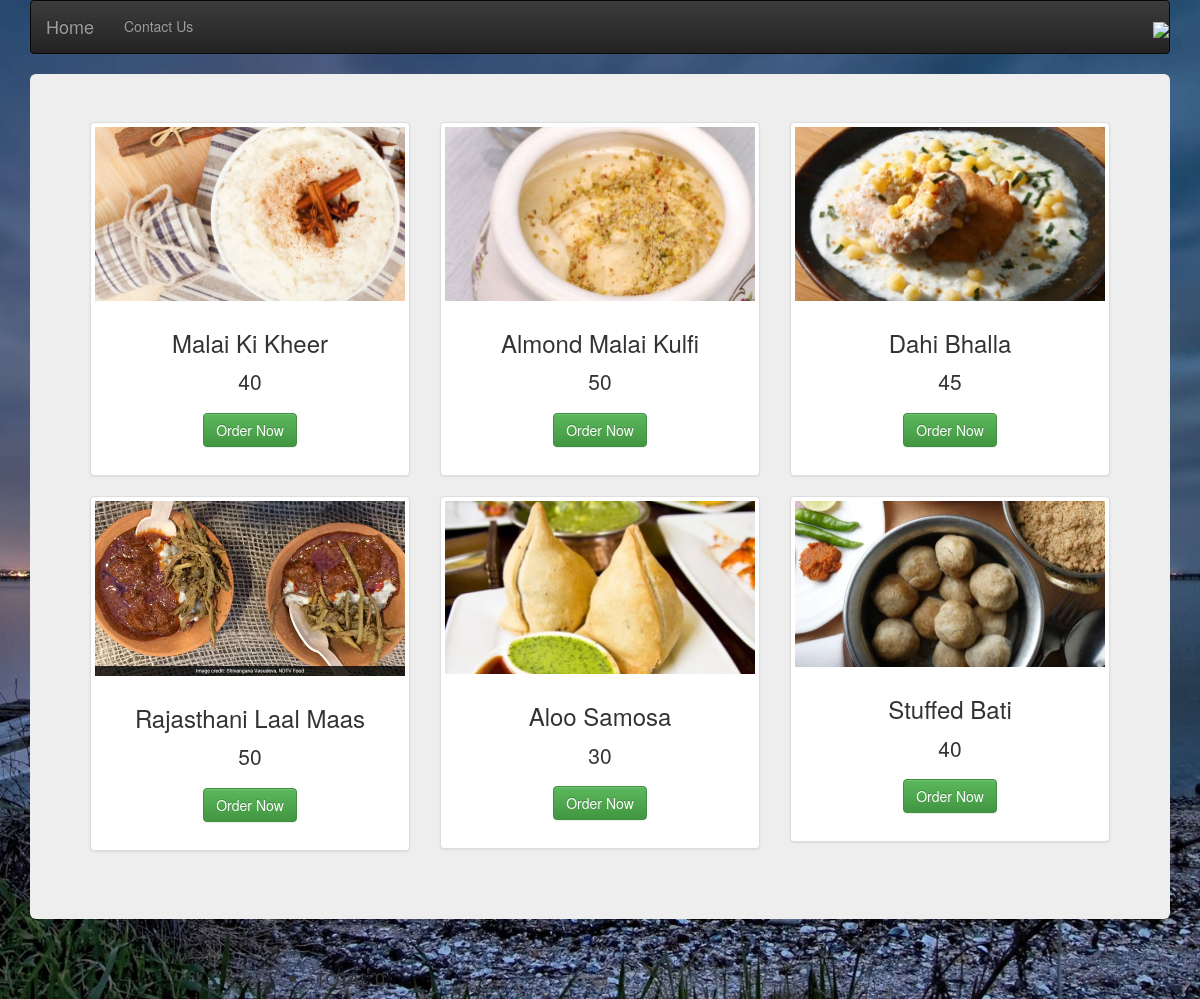
The app's page /restaurant_app/north_indian_dinner/ with its own data.
### restaurant_app/models.py (models this page shows)
class north_dinner(models.Model):
    name=models.CharField(max_length=25)
    image=models.ImageField(upload_to='media/media/pics')
    rupees=models.IntegerField()

### restaurant_app/views.py (the view)
# urls.py: url('north_indian_dinner/',views.north_indian_dinner,name='north_indian_dinner'),
def north_indian_dinner(request):
    about=north_dinner.objects.all()
    return render(request,'restaurant_app/north_indian_dinner.html',{'about':about})

### templates/restaurant_app/north_indian_dinner.html (shortened to what this page needs)
{% load static %}
<!DOCTYPE html>
<html>
<head>
  <link rel="stylesheet" href="https://maxcdn.bootstrapcdn.com/bootstrap/3.3.7/css/bootstrap.min.css">
  <link rel="stylesheet" href="{% static 'css/north_indian_dinner.css' %}">
</head>
<body class="night">
  <div class="container">
      <nav class="navbar navbar-inverse">
        <ul class="nav navbar-nav">
          <li><a class="navbar-brand" href="#"><p id="id1">Home</p></a></li>
          <li><a class="navbar-link" href="#">Contact Us</a></li>
        </ul>
        <ul class="nav navbar-nav navbar-right">
          <li><a class="nav-link"  onclick="https://img.icons8.com/office/2x/add-shopping-cart.png" href="{% url 'restaurant_app:ordered_item' %}"><img src="https://img.icons8.com/office/2x/add-shopping-cart.png" height="30px"></a></li>
        </ul>
      </nav>
  </div>
  <div class="container">
    <div class="jumbotron">
     <div class="row">
      {% for item in about %}
        {% if forloop.counter <= 3 %}
             <div class = "col-sm-6 col-md-4">
               <div class="thumbnail">
                <img class="picture" src="{{ item.image.url }}">
                <div class="caption">
                  <h3 class="text-center" id="item{{item.id}}">{{item.name}}</h3>
                  <p class="text-center" id="item1{{item.id}}">{{item.rupees}}</p>
                  <p class="text-center"><a href="#" class="btn btn-success" onclick="additem('{{item.id}}')" role="button">Order Now</a></p>
                </div>
              </div>
              </div>
        {% endif %}
      {% endfor %}
    </div>
    <div class="row">
      {% for item in about %}
        {% if forloop.counter >= 4 %}
             <div class = "col-sm-6 col-md-4">
              <div class="thumbnail">
                <img src="{{ item.image.url }}" class="img-fluid mb-2">
                <div class="caption">
                  <h3 class="text-center" id="item{{item.id}}">{{item.name}}</h3>
                  <p class="text-center"  id="item1{{item.id}}">{{item.rupees}}</p>
                  <p class="text-center"><a href="#" class="btn btn-success" onclick="additem('{{item.id}}')" role="button">Order Now</a></p>
                </div>
              </div>
            </div>
        {% endif %}
      {% endfor %}
    </div>
  </div>
  </div>
  <div class="col-md-4 orders">
    <h4 class="text-right" id="total"></h4>
  </div>
<link rel="stylesheet" href="https://maxcdn.bootstrapcdn.com/bootstrap/3.3.7/css/bootstrap.min.css">
<link rel="stylesheet" href="https://maxcdn.bootstrapcdn.com/bootstrap/3.3.7/css/bootstrap-theme.min.css">
</body>
</html>

### static/css/north_indian_dinner.css (style rules this page uses)
.night { background:url(night_background.jpg) no-repeat center center fixed; -webkit-background-size: cover; -moz-background-size: cover; -o-background-size: cover; background-size: cover; }

### records on screen
north_dinner: image (picture), name "Malai Ki Kheer", rupees "40"
north_dinner: image (picture), name "Almond Malai Kulfi", rupees "50"
north_dinner: image (picture), name "Dahi Bhalla", rupees "45"
north_dinner: image (picture), name "Rajasthani Laal Maas", rupees "50"
north_dinner: image (picture), name "Aloo Samosa", rupees "30"
north_dinner: image (picture), name "Stuffed Bati", rupees "40"
